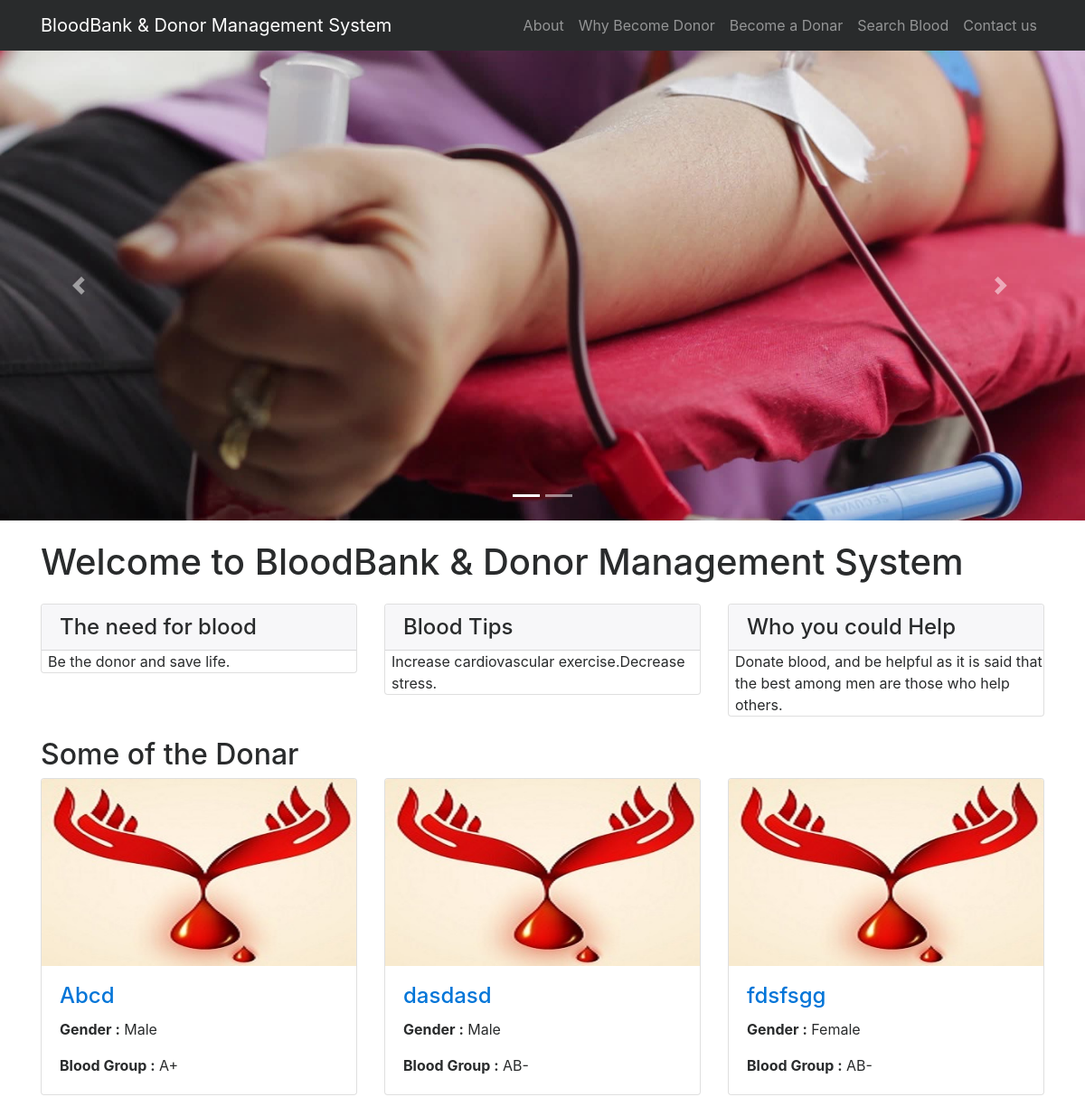
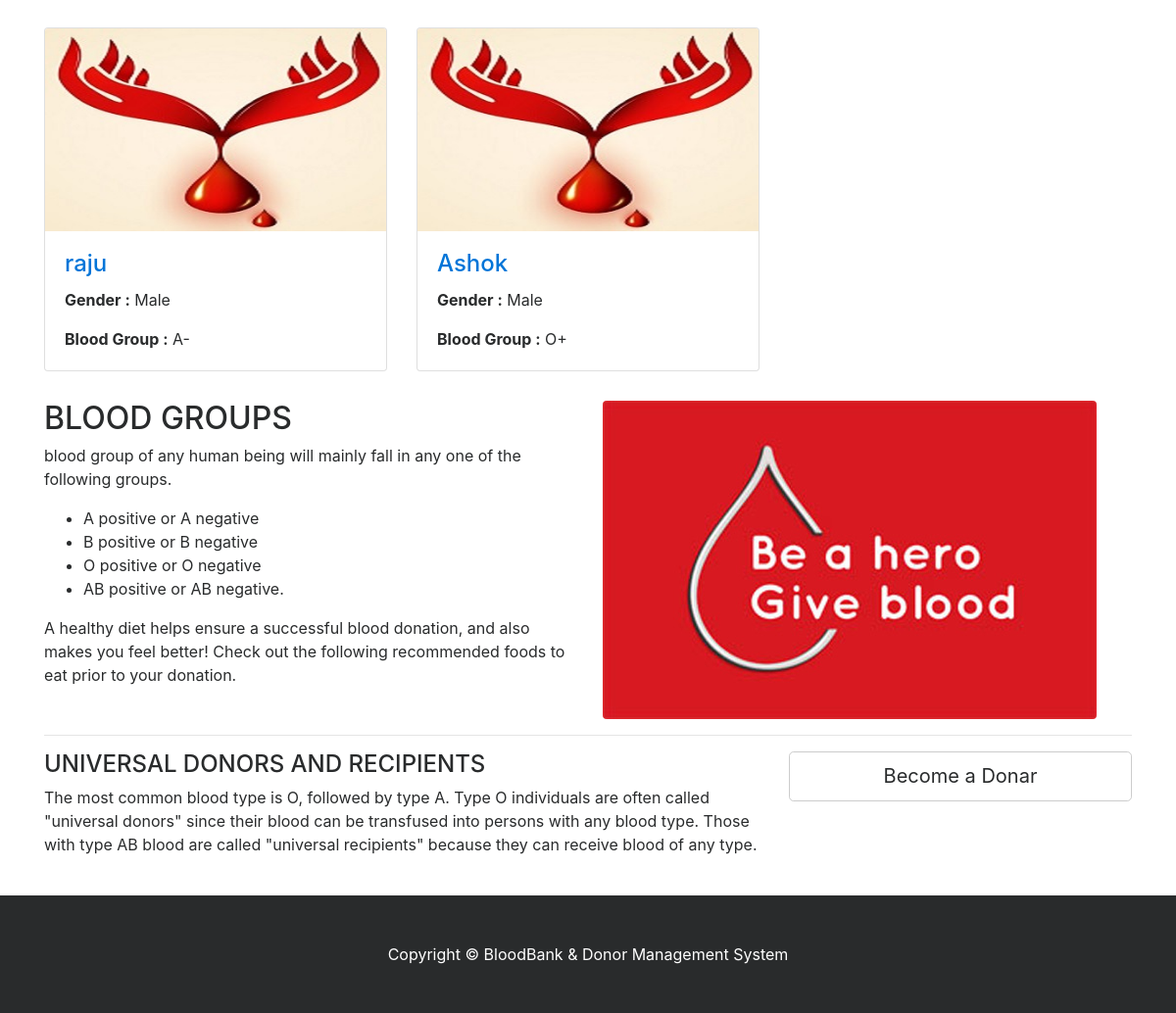
/bbdms/index.php, run on the app's committed database (2 pictures, top to bottom).
### tables this page shows
CREATE TABLE IF NOT EXISTS `tblblooddonars` (
  `id` int(11) NOT NULL,
  `FullName` varchar(100) DEFAULT NULL,
  `MobileNumber` char(11) DEFAULT NULL,
  `EmailId` varchar(100) DEFAULT NULL,
  `Gender` varchar(20) DEFAULT NULL,
  `Age` int(11) DEFAULT NULL,
  `BloodGroup` varchar(20) DEFAULT NULL,
  `Address` varchar(255) DEFAULT NULL,
  `Message` mediumtext,
  `PostingDate` timestamp NOT NULL DEFAULT CURRENT_TIMESTAMP,
  `status` int(1) DEFAULT NULL
);

### bbdms/index.php (the view, shortened to what this page needs)
<?php
include('includes/config.php');
?>
<!DOCTYPE html>
<html lang="en">
<head>
    <link href="vendor/bootstrap/css/bootstrap.min.css" rel="stylesheet">
    <link href="vendor/font-awesome/css/font-awesome.min.css" rel="stylesheet" type="text/css">
    <link href="css/modern-business.css" rel="stylesheet">
</head>
<body>
<?php include('includes/header.php');?>
<?php include('includes/slider.php');?>
    <div class="container">
        <h1 class="my-4">Welcome to BloodBank & Donor Management System</h1>
        <div class="row">
            <div class="col-lg-4 mb-4">
                <div class="card">
                    <h4 class="card-header">The need for blood</h4>
                        <p class="card-text" style="padding-left:2%">Be the donor and save life. </p>
                </div>
            </div>
            <div class="col-lg-4 mb-4">
                <div class="card">
                    <h4 class="card-header">Blood Tips</h4>
                        <p class="card-text" style="padding-left:2%">Increase cardiovascular exercise.Decrease stress.</p>
                </div>
            </div>
            <div class="col-lg-4 mb-4">
                <div class="card">
                    <h4 class="card-header">Who you could Help</h4>
                        <p class="card-text" style="padding-left:2%">Donate blood, and be helpful as it is said that the best among men are those who help others. </p>
                </div>
            </div>
        </div>
        <h2>Some of the Donar</h2>
        <div class="row">
                   <?php
$status=1;
$sql = "SELECT * from tblblooddonars where status=:status order by rand() limit 6";
$query = $dbh -> prepare($sql);
$query->bindParam(':status',$status,PDO::PARAM_STR);
$query->execute();
$results=$query->fetchAll(PDO::FETCH_OBJ);
if($query->rowCount() > 0)
{
foreach($results as $result)
{ ?>
            <div class="col-lg-4 col-sm-6 portfolio-item">
                <div class="card h-100">
                    <a href="#"><img class="card-img-top img-fluid" src="images/blood-donor.jpg" alt="" ></a>
                    <div class="card-block">
                        <h4 class="card-title"><a href="#"><?php echo htmlentities($result->FullName);?></a></h4>
<p class="card-text"><b>  Gender :</b> <?php echo htmlentities($result->Gender);?></p>
<p class="card-text"><b>Blood Group :</b> <?php echo htmlentities($result->BloodGroup);?></p>
                    </div>
                </div>
            </div>
            <?php }} ?>
        </div>
        <div class="row">
            <div class="col-lg-6">
                <h2>BLOOD GROUPS</h2>
          <p>  blood group of any human being will mainly fall in any one of the following groups.</p>
                <ul>
<li>A positive or A negative</li>
<li>B positive or B negative</li>
<li>O positive or O negative</li>
<li>AB positive or AB negative.</li>
                </ul>
                <p>A healthy diet helps ensure a successful blood donation, and also makes you feel better! Check out the following recommended foods to eat prior to your donation.</p>
            </div>
            <div class="col-lg-6">
                <img class="img-fluid rounded" src="images/blood-donor (1).jpg" alt="">
            </div>
        </div>
        <hr>
        <div class="row mb-4">
            <div class="col-md-8">
            <h4>UNIVERSAL DONORS AND RECIPIENTS</h4>
                <p>
The most common blood type is O, followed by type A.
Type O individuals are often called "universal donors" since their blood can be transfused into persons with any blood type. Those with type AB blood are called "universal recipients" because they can receive blood of any type.</p>
            </div>
            <div class="col-md-4">
                <a class="btn btn-lg btn-secondary btn-block" href="become-donar.php">Become a Donar</a>
            </div>
        </div>
    </div>
  <?php include('includes/footer.php');?>
</body>
</html>

### bbdms/includes/header.php (shortened to what this page needs)
<nav class="navbar fixed-top navbar-toggleable-md navbar-inverse bg-inverse">
    <div class="container">
        <a class="navbar-brand" href="index.php">BloodBank & Donor Management System</a>
        <div class="collapse navbar-collapse" id="navbarExample">
            <ul class="navbar-nav ml-auto">
                <li class="nav-item">
                    <a class="nav-link" href="page.php?type=aboutus">About</a>
                </li>
                <li class="nav-item">
                    <a class="nav-link" href="page.php?type=donor">Why Become Donor</a>
                </li>
                <li class="nav-item">
                    <a class="nav-link" href="become-donar.php">Become a Donar</a>
                </li>
                 <li class="nav-item">
                    <a class="nav-link" href="search-donor.php">Search Blood</a>
                </li>
                  <li class="nav-item">
                    <a class="nav-link" href="contact.php">Contact us</a>
                </li>
            </ul>
        </div>
    </div>
</nav>

### bbdms/includes/slider.php (shortened to what this page needs)
<header>
       <div id="carouselExampleIndicators" class="carousel slide" data-ride="carousel">
           <ol class="carousel-indicators">
               <li data-target="#carouselExampleIndicators" data-slide-to="0" class="active"></li>
               <li data-target="#carouselExampleIndicators" data-slide-to="1"></li>
           </ol>
           <div class="carousel-inner" role="listbox">
               <div class="carousel-item active" style="background-image: url('images/banner1.jpg')">
                   <div class="carousel-caption d-none d-md-block">
                   </div>
               </div>
           </div>
           <a class="carousel-control-prev" href="#carouselExampleIndicators" role="button" data-slide="prev">
               <span class="carousel-control-prev-icon" aria-hidden="true"></span>
           </a>
           <a class="carousel-control-next" href="#carouselExampleIndicators" role="button" data-slide="next">
               <span class="carousel-control-next-icon" aria-hidden="true"></span>
           </a>
       </div>
   </header>

### bbdms/includes/footer.php
<footer class="py-5 bg-inverse">
      <div class="container">
          <p class="m-0 text-center text-white">Copyright &copy; BloodBank & Donor Management System </p>
      </div>
  </footer>

### bbdms/css/modern-business.css (style rules this page uses)
body { padding-top: 54px; }
@media (min-width: 992px) { body { padding-top: 56px; } }
.carousel-item { height: 65vh; min-height: 300px; background: no-repeat center center scroll; -webkit-background-size: cover; -moz-background-size: cover; -o-background-size: cover; background-size: cover; }
.portfolio-item { margin-bottom: 30px; }

### bbdms/index.php (style rules this page uses)
.carousel-item.active, .carousel-item-next, .carousel-item-prev { display: block; }

### data on the page
tblblooddonars: FullName "Abcd", Gender "Male", BloodGroup "A+"
tblblooddonars: FullName "dasdasd", Gender "Male", BloodGroup "AB-"
tblblooddonars: FullName "fdsfsgg", Gender "Female", BloodGroup "AB-"
tblblooddonars: FullName "raju", Gender "Male", BloodGroup "A-"
tblblooddonars: FullName "Ashok", Gender "Male", BloodGroup "O+"
